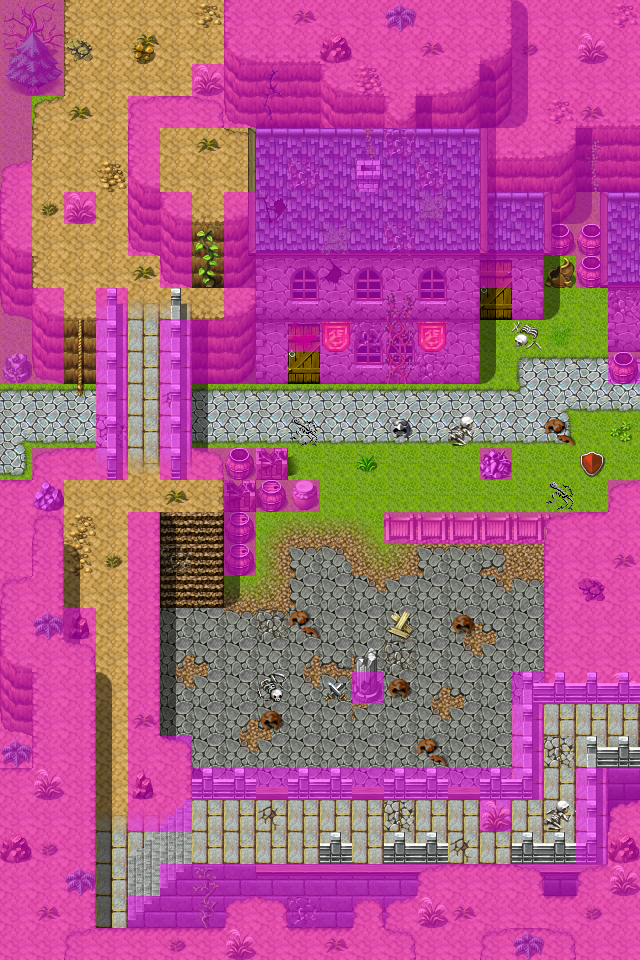

A level layout from a 2D game, rendered from its tile map. Below: a short description, then the map file with tile-grid data replaced by summaries:
An orthogonal 20x30 tile map with 32x32 px tiles, 4 tile layers (Ground, Objects, Above, Walkable), 33 tilesets and 22 objects (8x spawn, 7x mapchange, 5x script, 2x container).

<map version="1.0" orientation="orthogonal" width="20" height="30" tilewidth="32" tileheight="32">
    <tileset firstgid="1" name="map_6" tilewidth="32" tileheight="32">
        <image source="../drawable/map_6.png" width="256" height="256" />
    </tileset>
    <tileset firstgid="65" name="map_25" tilewidth="32" tileheight="32">
        <image source="../drawable/map_25.png" width="256" height="256" />
    </tileset>
    <tileset firstgid="129" name="map_21" tilewidth="32" tileheight="32">
        <image source="../drawable/map_21.png" width="256" height="256" />
    </tileset>
    <tileset firstgid="193" name="map_45" tilewidth="32" tileheight="32">
        <image source="../drawable/map_45.png" width="256" height="256" />
    </tileset>
    <tileset firstgid="257" name="map_48" tilewidth="32" tileheight="32">
        <image source="../drawable/map_48.png" width="256" height="256" />
    </tileset>
    <tileset firstgid="321" name="map_40" tilewidth="32" tileheight="32">
        <image source="../drawable/map_40.png" width="256" height="256" />
    </tileset>
    <tileset firstgid="385" name="map_44" tilewidth="32" tileheight="32">
        <image source="../drawable/map_44.png" width="256" height="256" />
    </tileset>
    <tileset firstgid="449" name="map_9" tilewidth="32" tileheight="32">
        <image source="../drawable/map_9.png" width="256" height="256" />
    </tileset>
    <tileset firstgid="513" name="map_46" tilewidth="32" tileheight="32">
        <image source="../drawable/map_46.png" width="256" height="256" />
    </tileset>
    <tileset firstgid="577" name="map_47" tilewidth="32" tileheight="32">
        <image source="../drawable/map_47.png" width="256" height="256" />
    </tileset>
    <tileset firstgid="641" name="map_28" tilewidth="32" tileheight="32">
        <image source="../drawable/map_28.png" width="256" height="256" />
    </tileset>
    <tileset firstgid="705" name="map_43" tilewidth="32" tileheight="32">
        <image source="../drawable/map_43.png" width="256" height="256" />
    </tileset>
    <tileset firstgid="769" name="map_26" tilewidth="32" tileheight="32">
        <image source="../drawable/map_26.png" width="256" height="256" />
    </tileset>
    <tileset firstgid="833" name="map_0" tilewidth="32" tileheight="32">
        <image source="../drawable/map_0.png" width="256" height="256" />
    </tileset>
    <tileset firstgid="897" name="map_42" tilewidth="32" tileheight="32">
        <image source="../drawable/map_42.png" width="256" height="256" />
    </tileset>
    <tileset firstgid="961" name="map_4" tilewidth="32" tileheight="32">
        <image source="../drawable/map_4.png" width="256" height="256" />
    </tileset>
    <tileset firstgid="1025" name="map_3" tilewidth="32" tileheight="32">
        <image source="../drawable/map_3.png" width="256" height="256" />
    </tileset>
    <tileset firstgid="1089" name="map_1" tilewidth="32" tileheight="32">
        <image source="../drawable/map_1.png" width="256" height="256" />
    </tileset>
    <tileset firstgid="1153" name="map_32" tilewidth="32" tileheight="32">
        <image source="../drawable/map_32.png" width="256" height="256" />
    </tileset>
    <tileset firstgid="1217" name="map_27" tilewidth="32" tileheight="32">
        <image source="../drawable/map_27.png" width="256" height="256" />
    </tileset>
    <tileset firstgid="1281" name="map_5" tilewidth="32" tileheight="32">
        <image source="../drawable/map_5.png" width="256" height="256" />
    </tileset>
    <tileset firstgid="1345" name="map_34" tilewidth="32" tileheight="32">
        <image source="../drawable/map_34.png" width="256" height="256" />
    </tileset>
    <tileset firstgid="1409" name="map_2" tilewidth="32" tileheight="32">
        <image source="../drawable/map_2.png" width="256" height="256" />
    </tileset>
    <tileset firstgid="1473" name="map_7" tilewidth="32" tileheight="32">
        <image source="../drawable/map_7.png" width="256" height="256" />
    </tileset>
    <tileset firstgid="1537" name="map_22" tilewidth="32" tileheight="32">
        <image source="../drawable/map_22.png" width="256" height="256" />
    </tileset>
    <tileset firstgid="1601" name="map_19" tilewidth="32" tileheight="32">
        <image source="../drawable/map_19.png" width="256" height="256" />
    </tileset>
    <tileset firstgid="1665" name="map_33" tilewidth="32" tileheight="32">
        <image source="../drawable/map_33.png" width="256" height="256" />
    </tileset>
    <tileset firstgid="1729" name="map_8" tilewidth="32" tileheight="32">
        <image source="../drawable/map_8.png" width="256" height="256" />
    </tileset>
    <tileset firstgid="1793" name="map_17" tilewidth="32" tileheight="32">
        <image source="../drawable/map_17.png" width="256" height="256" />
    </tileset>
    <tileset firstgid="1857" name="map_11" tilewidth="32" tileheight="32">
        <image source="../drawable/map_11.png" width="256" height="256" />
    </tileset>
    <tileset firstgid="1921" name="map_10" tilewidth="32" tileheight="32">
        <image source="../drawable/map_10.png" width="256" height="256" />
    </tileset>
    <tileset firstgid="1985" name="map_18" tilewidth="32" tileheight="32">
        <image source="../drawable/map_18.png" width="256" height="256" />
    </tileset>
    <tileset firstgid="2049" name="map_12" tilewidth="32" tileheight="32">
        <image source="../drawable/map_12.png" width="256" height="256" />
    </tileset>
    <layer name="Ground" width="20" height="30">
        <data>[600 cells, 600 non-empty, 46 distinct tile ids]</data>
    </layer>
    <layer name="Objects" width="20" height="30">
        <data>[600 cells, 218 non-empty, 88 distinct tile ids]</data>
    </layer>
    <layer name="Above" width="20" height="30">
        <data>[600 cells, 116 non-empty, 29 distinct tile ids]</data>
    </layer>
    <layer name="Walkable" width="20" height="30">
        <data>[600 cells, 343 non-empty, 1 distinct tile ids]</data>
    </layer>
    <objectgroup name="Mapevents">
        <object name="east2" type="mapchange" x="608" y="704" width="32" height="64">
            <properties>
                <property name="map" value="waytogalmore1" />
                <property name="place" value="west2" />
            </properties>
        </object>
        <object name="west1" type="mapchange" x="0" y="384" width="32" height="32">
            <properties>
                <property name="map" value="stoutford_se" />
                <property name="place" value="east1" />
            </properties>
        </object>
        <object name="west2" type="mapchange" x="0" y="416" width="32" height="64">
            <properties>
                <property name="map" value="stoutford_se" />
                <property name="place" value="east2" />
            </properties>
        </object>
        </objectgroup>
    <objectgroup name="Spawn">
        <!-- 8 objects omitted --></objectgroup>
    <objectgroup name="Keys" />
    <objectgroup name="Replace" />
</map>
<!-- 19 of 22 objects omitted -->
